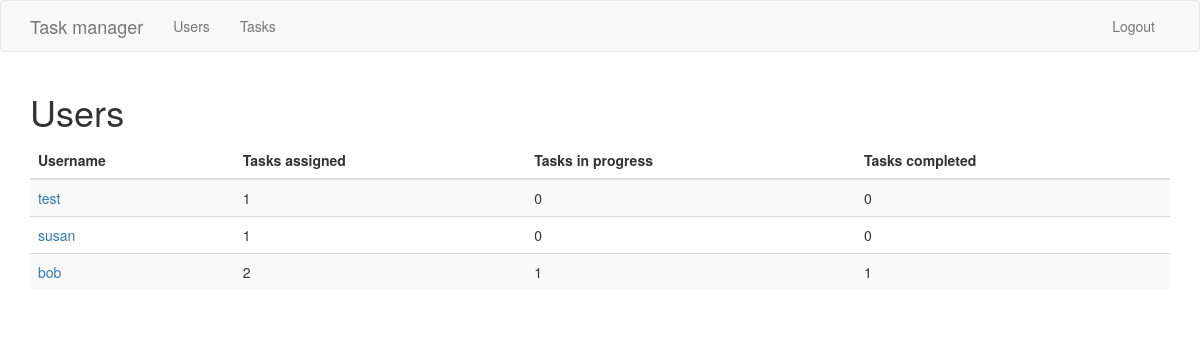
Screenshot of /users (signed in) with the database file from the repository.
### app/models.py (models this page shows, shortened)
class User(UserMixin, db.Model):
	id = db.Column(db.Integer, primary_key=True)
	username = db.Column(db.String(64), index=True, unique=True)
	email = db.Column(db.String(120), index=True, unique=True)
	password_hash = db.Column(db.String(128))
	tasks = db.relationship('Task', backref='executor', lazy='dynamic')
	token = db.Column(db.String(32), index=True, unique=True)
	token_expiration = db.Column(db.DateTime)

### app/routes.py (the view)
@app.route('/users')
@login_required
def users():
	users = User.query.all()
	return render_template('users.html', users=users)

### app/models.py (called while the page is built)
@login.user_loader
def load_user(id):
	return User.query.get(int(id))

### app/templates/users.html
{% extends "base.html" %}
{% block content %}
	<h1>Users</h1>
	<table class="table table-striped">
		<thead>
			<tr>
				<th scope="col">Username</th>
				<th scope="col">Tasks assigned</th>
				<th scope="col">Tasks in progress</th>
				<th scope="col">Tasks completed</th>
			</tr>
		</thead>
		<tbody>
		{% for user in users %}
			<tr>
				<td><a href="{{ url_for('user', username=user.username) }}">
						{{ user.username }}
					</a>
				</td>
				<td>{{ user.tasks.count() }}</td>
				<td>{{ user.tasks.filter_by(status='In progress').count() }}</td>
				<td>{{ user.tasks.filter_by(status='Completed').count() }}</td>
			</tr>
		{% endfor %}
		</tbody>
	</table>
{% endblock %}

### rows the page displays
User: username "test", tasks.count "1", tasks.filter_by "0"
User: username "susan", tasks.count "1", tasks.filter_by "0"
User: username "bob", tasks.count "2", tasks.filter_by "1"
